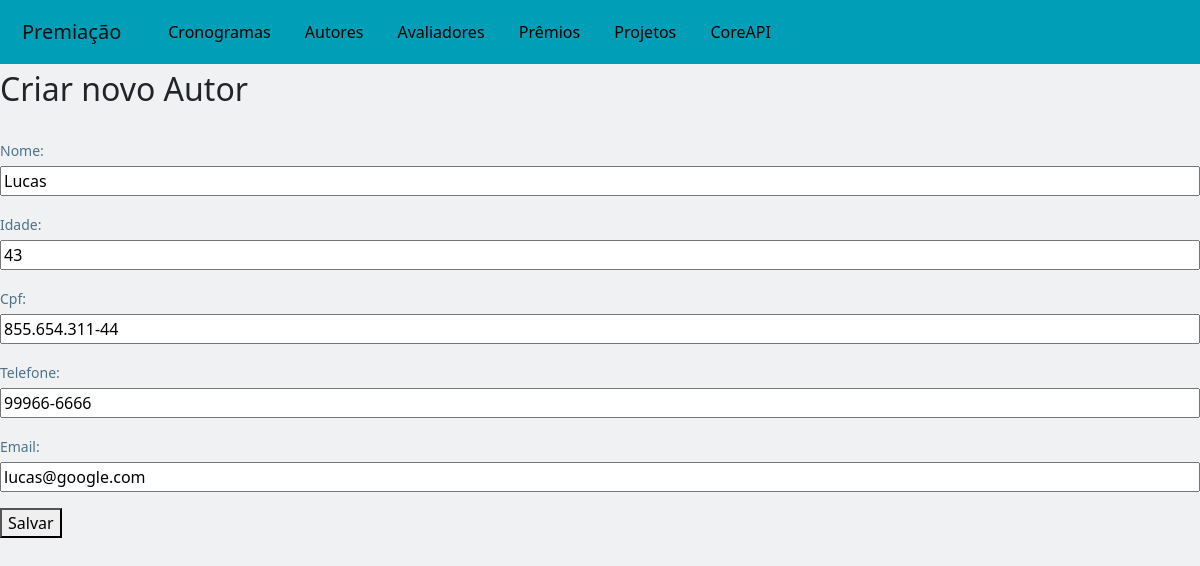
/teste/alterarAutor/5, run on the app's committed database.
### teste/models.py (models this page shows, shortened)
class Autor(models.Model):
    nome = models.CharField(max_length=200)
    idade = models.IntegerField()
    cpf = models.CharField(max_length=20)
    telefone = models.CharField(max_length=20)
    email = models.CharField(max_length=100)

### teste/views.py (the view, shortened to what this page needs)
# urls.py: path('alterarAutor/<int:id>', views.alterarAutor, name='alterarAutor'),
def alterarAutor(request, id):
    autor = Autor.objects.get(id=id)
    form = AutorForm(instance=autor)
    if request.method == 'GET':
        return render(request, 'Autor/alterar_autor.html',
                      {'form': form, 'autor': autor})

### teste/forms.py
class AutorForm(ModelForm):
    class Meta:
        model = Autor
        fields = "__all__"

### teste/templates/Autor/alterar_autor.html (shortened to what this page needs)
{% extends "template.html" %}
{% block content %}
    <div>
        <h2>Criar novo Autor</h2>
        <form method="POST">
            {{ form.as_p }}
            <button type="submit">Salvar</button>
        </form>
    </div>
{% endblock %}

### teste/static/css/styles.css (style rules this page uses)
body { background-color: #EFF1F3; }
h2 { margin-bottom: 30px!important; }
label { width: 100%!important; margin-bottom: 5px!important; font-size: 14px!important; font-weight: 500; color: #4e7287; }
input { width: 100%!important; }

### data on the page
Autor: nome "Lucas", idade "43", cpf "855.654.311-44", telefone "99966-6666", email "lucas@google.com"
